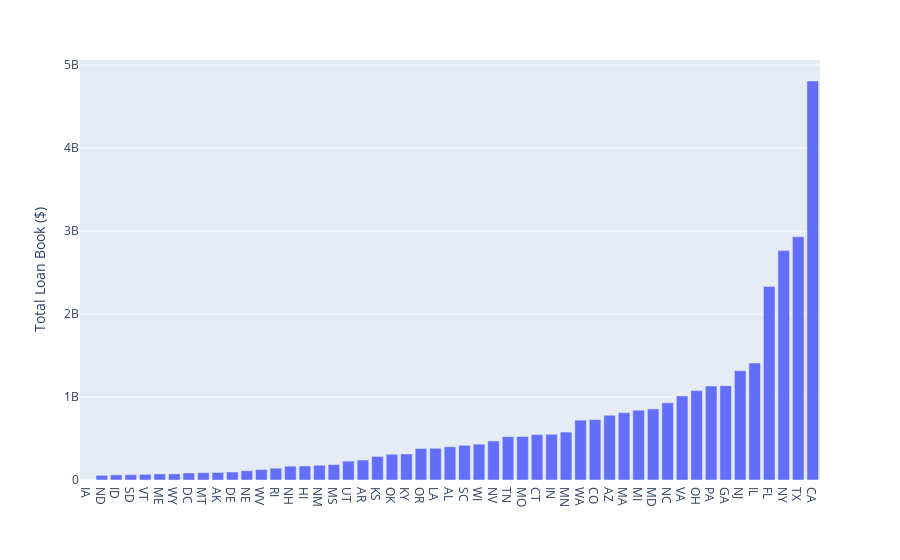

The code cell stored with this chart in its notebook:
### Markdown cell above
## Plot It Out!

### Code cell
fig = px.bar(
    data_frame=df,
    x='ADDR_STATE',
    y='TOTAL_LOANS',
    barmode='group',
    labels={
        "ADDR_STATE": "",
        "TOTAL_LOANS": "Total Loan Book ($)",
    },
)
fig.show()

### Figure 1 — Plotly figure (JSON) as saved in the notebook; plotly's stock layout.template omitted (floating-point values rounded to 4 significant figures)
{"data": [{"alignmentgroup": "True", "hovertemplate": "=%{x}<br>Total Loan Book ($)=%{y}<extra></extra>", "legendgroup": "", "marker": {"color": "#636efa", "pattern": {"shape": ""}}, "name": "", "offsetgroup": "", "orientation": "v", "showlegend": false, "textposition": "auto", "type": "bar", "x": ["IA", "ND", "ID", "SD", "VT", "ME", "WY", "DC", "MT", "AK", "DE", "NE", "WV", "RI", "NH", "HI", "NM", "MS", "UT", "AR", "KS", "OK", "KY", "OR", "LA", "AL", "SC", "WI", "NV", "TN", "MO", "CT", "IN", "MN", "WA", "CO", "AZ", "MA", "MI", "MD", "NC", "VA", "OH", "PA", "GA", "NJ", "IL", "FL", "NY", "TX", "CA", null], "xaxis": "x", "y": [114075, 55622875, 62088425, 64670375, 68206775, 73320525, 74153325, 84707250, 88170825, 90419900, 96450975, 110941450, 125954800, 142960100, 166469500, 169562100, 178280525, 186427150, 227578525, 240650500, 283877825, 310665375, 313557625, 379466875, 382046275, 400699250, 418481900, 431766050, 470165300, 522342125, 524098650, 547556950, 550776675, 577447675, 721608300, 727724225, 780966125, 811746725, 841655700, 856883500, 930436100, 1013015875, 1077142925, 1131987950, 1136790825, 1316207975, 1410451950, 2333034500, 2767160700, 2931133525, 4808480100, null], "yaxis": "y"}], "layout": {"barmode": "group", "legend": {"tracegroupgap": 0}, "margin": {"t": 60}, "xaxis": {"anchor": "y", "domain": [0, 1], "title": {"text": ""}}, "yaxis": {"anchor": "x", "domain": [0, 1], "title": {"text": "Total Loan Book ($)"}}}}
